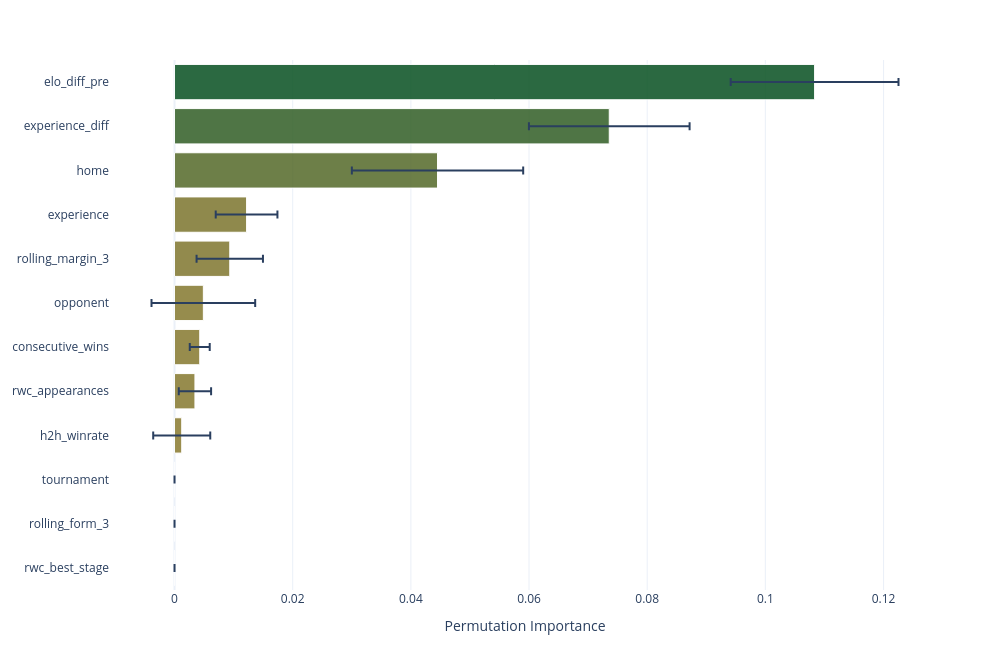

The cell this chart's notebook holds for it:
### Code cell
perm_df = perm_df.sort_values('Importance_Mean', ascending=False)
top_12 = perm_df.head(12)

# Gradient colormap
gradient_cmap = mcolors.LinearSegmentedColormap.from_list('gradient', [SECONDARY, PRIMARY])
norm = mcolors.Normalize(vmin=top_12['Importance_Mean'].min(), 
                         vmax=top_12['Importance_Mean'].max())
colors = [mcolors.to_hex(gradient_cmap(norm(val))) 
          for val in top_12['Importance_Mean'].values]

fig = go.Figure()

fig.add_trace(go.Bar(
    x=top_12['Importance_Mean'].values,
    y=top_12['Feature'].values,
    orientation='h',
    error_x=dict(
        type='data',
        array=top_12['Importance_Std'].values,
        visible=True
    ),
    marker=dict(
        color=colors,
        opacity=0.85,
        line=dict(color='white', width=1)  # ← WEISSE LINIEN!
    ),
    hovertemplate='%{y}<br>Importance: %{x:.4f}±%{error_x.array:.4f}<extra></extra>',
    showlegend=False
))

fig.update_layout(
    xaxis_title='Permutation Importance',
    template='plotly_white',
    height=PLOT_HEIGHT,
    width=PLOT_WIDTH,
    yaxis=dict(autorange='reversed'),
    hovermode='closest',
    margin=dict(l=60, r=60, t=60, b=60)
)

fig.show()

### Figure 1 — Plotly figure (JSON) as saved in the notebook; plotly's stock layout.template omitted (floating-point values rounded to 4 significant figures)
{"data": [{"error_x": {"array": [0.0142, 0.0136, 0.0145, 0.005222, 0.005618, 0.008775, 0.001688, 0.002734, 0.004827, 0.0, 0.0, 0.0], "type": "data", "visible": true}, "hovertemplate": "%{y}<br>Importance: %{x:.4f}±%{error_x.array:.4f}<extra></extra>", "marker": {"color": ["#075020", "#315e25", "#546929", "#7c752d", "#7f762e", "#84782e", "#85782e", "#86792f", "#897a2f", "#8a7a2f", "#8a7a2f", "#8a7a2f"], "line": {"color": "white", "width": 1}, "opacity": 0.85}, "orientation": "h", "showlegend": false, "type": "bar", "x": [0.1083, 0.07358, 0.04451, 0.0122, 0.00935, 0.004878, 0.004268, 0.003455, 0.00122, 0.0, 0.0, 0.0], "y": ["elo_diff_pre", "experience_diff", "home", "experience", "rolling_margin_3", "opponent", "consecutive_wins", "rwc_appearances", "h2h_winrate", "tournament", "rolling_form_3", "rwc_best_stage"]}], "layout": {"height": 650, "hovermode": "closest", "margin": {"b": 60, "l": 60, "r": 60, "t": 60}, "width": 1000, "xaxis": {"title": {"text": "Permutation Importance"}}, "yaxis": {"autorange": "reversed"}}}
